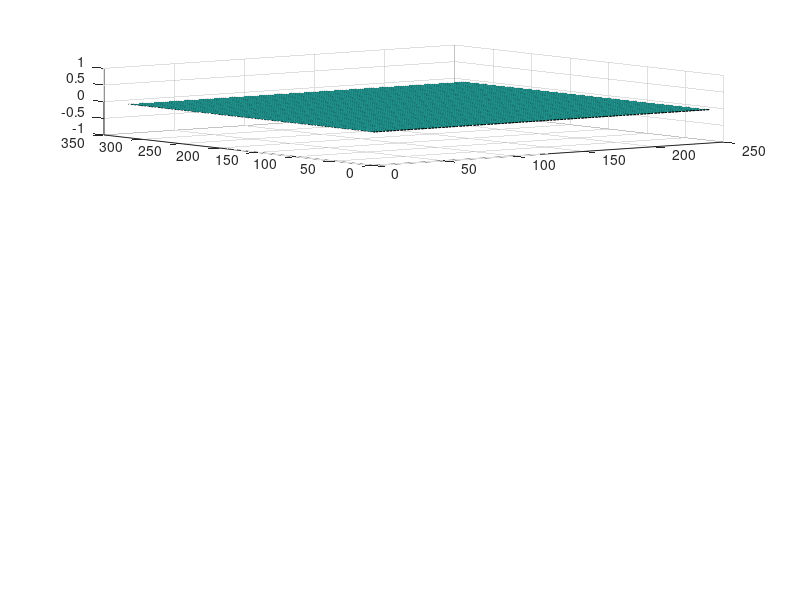

Reproduce this figure in MATLAB. (Note: this script raises an error after producing the figure.)
close all
clear
clc

I_org =zeros(320,240);
I =zeros(320,240);

figure()
subplot(3,1,1)
surf(I);
ctL = [];
for i=1:10
    ctP = [randi([50 270],1),randi([50 190],1)];
    pk = 5;
    if (rand()>0.5)
        pk = -5;
    end
    [I,g] = addGNoise(I, 6, ctP, 50,pk);
    ctL = [ctL;ctP];
end
I_n = I;
subplot(3,1,2)
surf(I_n);

%% ????????
dist = abs(I_n - I_org);
maxM = max(max(dist));
while maxM > 2
    [x,y]=find(dist==maxM);
    ctLf = [[x(1),y(1)]];
    [I_n,g] = deGNoise(I_n, 6, ctLf, 50,5);
    dist = abs(I_n - I_org);
    maxM = max(max(dist));
end


subplot(3,1,3),surf(I_n);